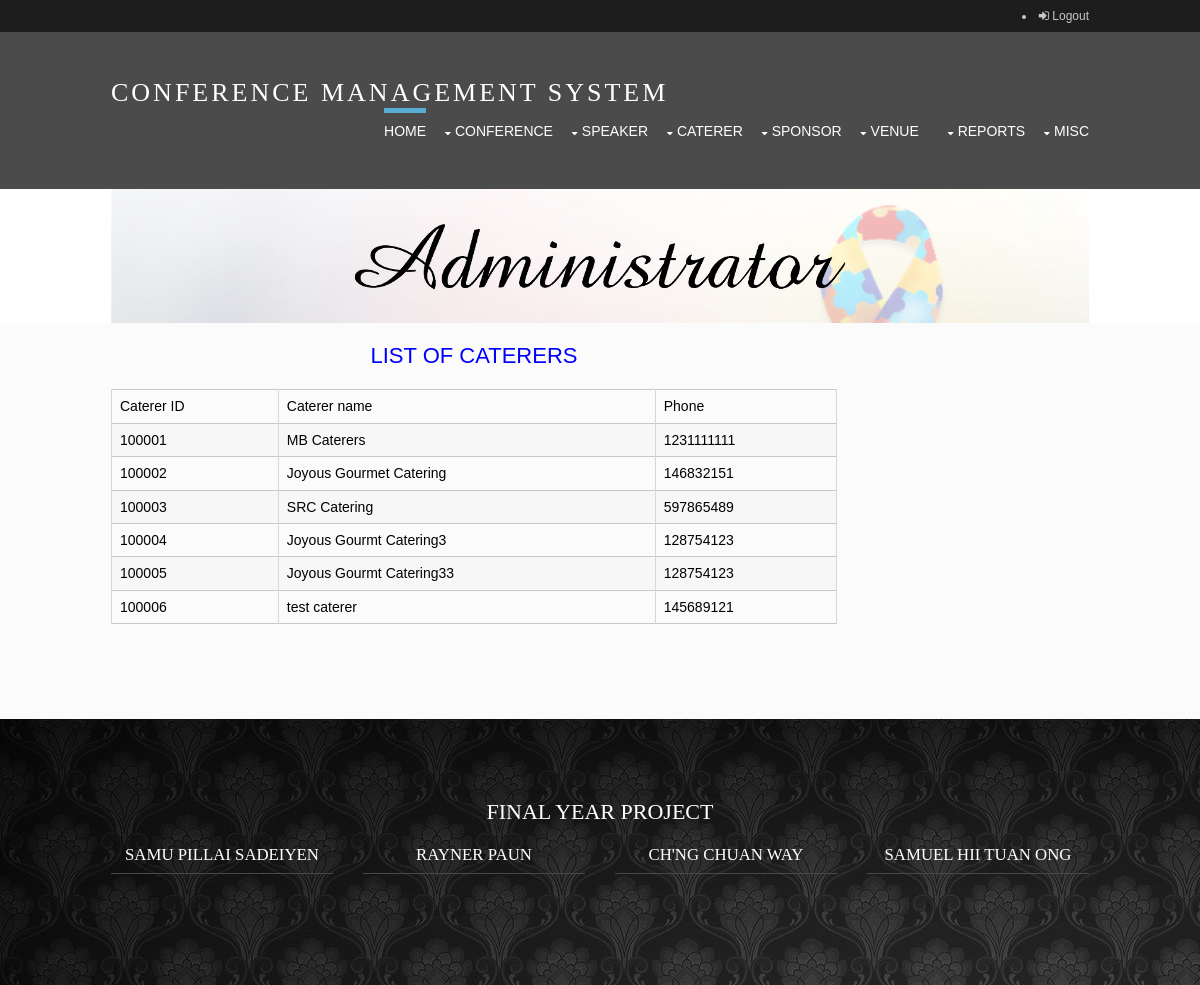
Page /viewcaterer.php (signed in) on the committed database.
### tables this page shows
CREATE TABLE IF NOT EXISTS `tblcaterer` (
  `caterer_id` int(6) NOT NULL,
  `caterer_name` varchar(40) DEFAULT NULL,
  `caterer_phone` int(15) DEFAULT NULL,
  `caterer_email` varchar(50) DEFAULT NULL
);

### viewcaterer.php (the view, shortened to what this page needs)
<?php session_start();?> <!DOCTYPE html>
<html>
<head>
<link href="layout/styles/layout.css" rel="stylesheet" type="text/css" media="all">
</head>
<body id="top"> <?php if($_SESSION["user_name"]) { ?>
<?php include'nav.php';?>
<div class="wrapper row3">
  <main class="hoc container clear">
    <div class="content three_quarter first">
      <div class="scrollable">
	  <?php
	$tbl_name="tblcaterer";
	$limit = 10;
	$page = $_GET['page'];
	if($page)
		$start = ($page - 1) * $limit;
	else
		$start = 0;
	$sql = "SELECT * FROM $tbl_name LIMIT $start, $limit";
	$result = mysql_query($sql);
?>
	<?php
echo '<h2 style="color: blue;font-family: arial" align=center>List of Caterers</h2>';
echo '<table border=1 align=center>';
echo '<tr>';
echo '<td>Caterer ID</td>';
echo '<td>Caterer name</td>';
echo '<td>Phone</td>';
echo '</tr>';
		while($row = mysql_fetch_array($result))
		{
echo '<tr>';
echo '<td>'.$row[0].'</td>';
echo '<td>'.$row[1].'</td>';
echo '<td>'.$row[2].'</td>';
echo '</tr>';
		}
echo '</table>';
	?>
      </div>
<?php include 'footer.php';?> <?php } ?>
</body>
</html>

### nav.php (shortened to what this page needs)
<div class="wrapper row0">
  <div id="topbar" class="hoc clear">
    <div class="fl_right">
	 <li><i class="fa fa-sign-in"></i> <a href="logout.php">Logout</a></li>
    </div>
  </div>
</div>
<div class="wrapper row1" >
  <header id="header"  class="hoc clear">
    <div id="logo" class="fl_left">
      <h1><a href="dashboardadmin.php">Conference management system</a></h1>
	</div>
    <nav id="mainav" class="fl_right">
      <ul class="clear">
        <li class="active"><a href="dashboardadmin.php">Home</a></li>
        <li><a class="drop" href="#">Conference</a>
			</li>
		  </ul>
		        <li><a class="drop" href="#">Speaker</a>
		</li>
		        <li><a class="drop" href="#">Caterer</a>
		</li>
		        <li><a class="drop" href="#">Sponsor</a>
		</li>
		        <li><a class="drop" href="#">Venue</a>
		</li>
		<li>
		<li><a class="drop" href="#">Reports</a>
        </li>
		</li>
		        <li><a class="drop" href="#">Misc</a>
		</li>
    </nav>
  </header>
</div>
  <div class="wrapper row2">
    <div id="breadcrumb" class="hoc clear">
	<div class="bgded"/>
	<img src="images/demo/backgrounds/adminbanner.png" alt="Administrator">
    </div>
  </div>

### footer.php (shortened to what this page needs)
	</div>
  </main>
</div>
<div class="wrapper row4" style="background-image:url('images/demo/backgrounds/04.jpg');">
  <footer id="footer" class="hoc clear">
    <div class="center btmspace-80">
      <h2 class="heading">Final Year Project</h2>
	  <div class="one_quarter first">
      <h6 class="title">Samu Pillai Sadeiyen</h6>
    </div>
    <div class="one_quarter">
      <h6 class="title">Rayner Paun</h6>
    </div>
    <div class="one_quarter">
      <h6 class="title">Ch'ng Chuan Way</h6>
    </div>
    <div class="one_quarter">
      <h6 class="title">Samuel Hii Tuan Ong</h6>
    </div>
    </div>
  </footer>
</div>

### layout/styles/layout.css (style rules this page uses)
#topbar { padding:5px 0; font-size:12px; }
#header { padding:40px 0px; }
#header #logo { margin-top:6px; }
#header #logo h1 { margin:0; padding:0; font-size:26px; text-transform:uppercase; letter-spacing:3px; }
.container { padding:0px 0px 80px 0; }
#footer { padding:80px 0; }
#footer .title { margin:0 0 30px 0; padding:0 0 8px 0; border-bottom:1px solid; font-size:1.2rem; }
*, *::before, *::after { transition:all .3s ease-in-out; }
nav ul, nav ol { margin:0; padding:0; list-style:none; }
#mainav, #breadcrumb, .sidebar nav { line-height:normal; }
#mainav .drop::after, #mainav li li .drop::after, #breadcrumb li a::after, .sidebar nav a::after { position:absolute; font-family:"FontAwesome"; font-size:10px; line-height:10px; }
#mainav ul { text-transform:uppercase; }
#mainav li { display:inline-block; position:relative; margin:0 10px 0 0; padding:0; }
#mainav li:last-child { margin-right:0; }
#mainav li a { display:block; padding:10px 0; border-top:5px solid transparent; }
#mainav .drop { padding-left:15px; }
#mainav .drop::after, #mainav li li .drop::after { content:"\f0d7"; }
#mainav .drop::after { top:20px; left:5px; }
#breadcrumb img { display:block; margin:auto; }
table, th, td, tr { border:1px solid; border-color: #C8C8C8 ; border-collapse:collapse; vertical-align:middle; }
table, th { table-layout:auto; }
table { width:100%; margin-bottom:15px; }
th, td { padding:5px 8px; }
td { border-width:0 1px; }
body { color:#FFFFFF; background-image:url(http://fyp2016conf.esy.es/test2/img/header5.jpg); background-repeat: no-repeat; background-size: cover; background-attachment: fixed; }
a { color:#56AED4; }
.row0, .row0 a { color:#C7C7C7; background-color:#1D1D1D; }
.row0 a { background-color:transparent; }
.row1 { color:#FFFFFF; background-color: rgba(30, 30, 30, 0.8) }
.row2 { color:inherit; background-color:rgba(255, 255, 255, 0.9); }
.row3 { color:#000000; background-color: rgba(250, 250, 250, 0.8);padding:20px 0px 0px 0px }
.row4 { color:#8F8F8F; background-color:#1D1D1D; }
#header #logo a { color:inherit; }
#footer .title, #footer .heading { color:#FFFFFF; border-color:#484848; }
#mainav li a { color:inherit; }
#mainav .active a, #mainav a:hover, #mainav li:hover > a { color:inherit; background-color:inherit; border-color:#56AED4; }
table, th, td, #comments .avatar, #comments input, #comments textarea { border-color:#D7D7D7; }
tr, #comments li, #comments input[type="submit"], #comments input[type="reset"] { color:inherit; background-color:#FBFBFB; }
tr:nth-child(even), #comments li:nth-child(even) { color:inherit; background-color:#F7F7F7; }
@media screen and (min-width:978px) { .hoc { max-width:978px; } }

### layout/styles/framework.css (style rules this page uses)
html { overflow-y:scroll; overflow-x:hidden; }
html, body { margin:0; padding:0; font-size:14px; line-height:1.6em; }
*, *::before, *::after { box-sizing:border-box; }
.center { text-align:center; }
.bgded { background-position:top center; background-repeat:no-repeat; background-size:cover;padding:30px 0px 30px 0px; background-image:url(../../images/demo/backgrounds/01.png);min-height:134px; }
.clear, .group { display:block; }
.clear::before, .clear::after, .group::before, .group::after { display:table; content:""; }
.clear, .clear::after, .group, .group::after { clear:both; }
a { outline:none; text-decoration:none; }
.fl_left, .imgl { float:left; }
.fl_right, .imgr { float:right; }
img { width:auto; max-width:100%; height:auto; margin:0; padding:0; border:none; line-height:normal; vertical-align:middle; }
body, input, textarea, select { font-family:Verdana, Geneva, sans-serif; }
h1, h2, h3, h4, h5, h6, .heading { font-family:Georgia, "Times New Roman", Times, serif; }
h1, h2, h3, h4, h5, h6, .heading { margin:0 0 20px 0; font-size:22px; line-height:normal; font-weight:normal; text-transform:uppercase; }
.wrapper { display:block; width:100%; margin:0; padding:0; text-align:left; word-wrap:break-word; }
.hoc { display:block; margin:0 auto; }
address, article, aside, figcaption, figure, footer, header, main, nav, section { display:block; margin:0; padding:0; }
.one_half, .one_third, .two_third, .one_quarter, .two_quarter, .three_quarter { display:inline-block; float:left; margin:0 0 0 3.06748466257669%; list-style:none; }
.first { margin-left:0; clear:left; }
.one_quarter { width:22.69938650306748%; }
.three_quarter { width:74.23312883435584%; }
.btmspace-80 { margin-bottom:80px; }

### rows in the picture
tblcaterer: caterer_id "100001", caterer_name "MB Caterers", caterer_phone "1231111111"
tblcaterer: caterer_id "100002", caterer_name "Joyous Gourmet Catering", caterer_phone "146832151"
tblcaterer: caterer_id "100003", caterer_name "SRC Catering", caterer_phone "597865489"
tblcaterer: caterer_id "100004", caterer_name "Joyous Gourmt Catering3", caterer_phone "128754123"
tblcaterer: caterer_id "100005", caterer_name "Joyous Gourmt Catering33", caterer_phone "128754123"
tblcaterer: caterer_id "100006", caterer_name "test caterer", caterer_phone "145689121"
